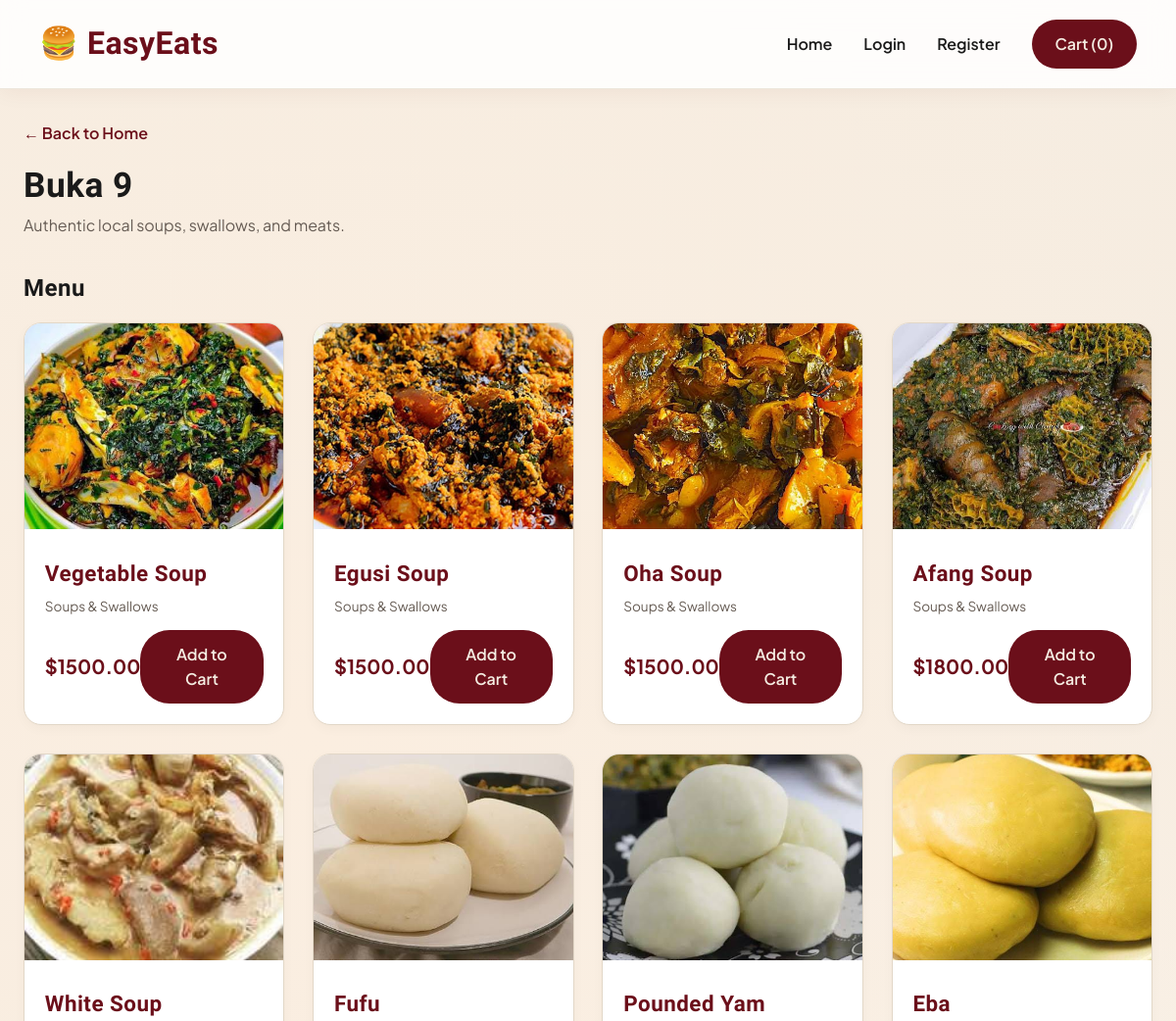
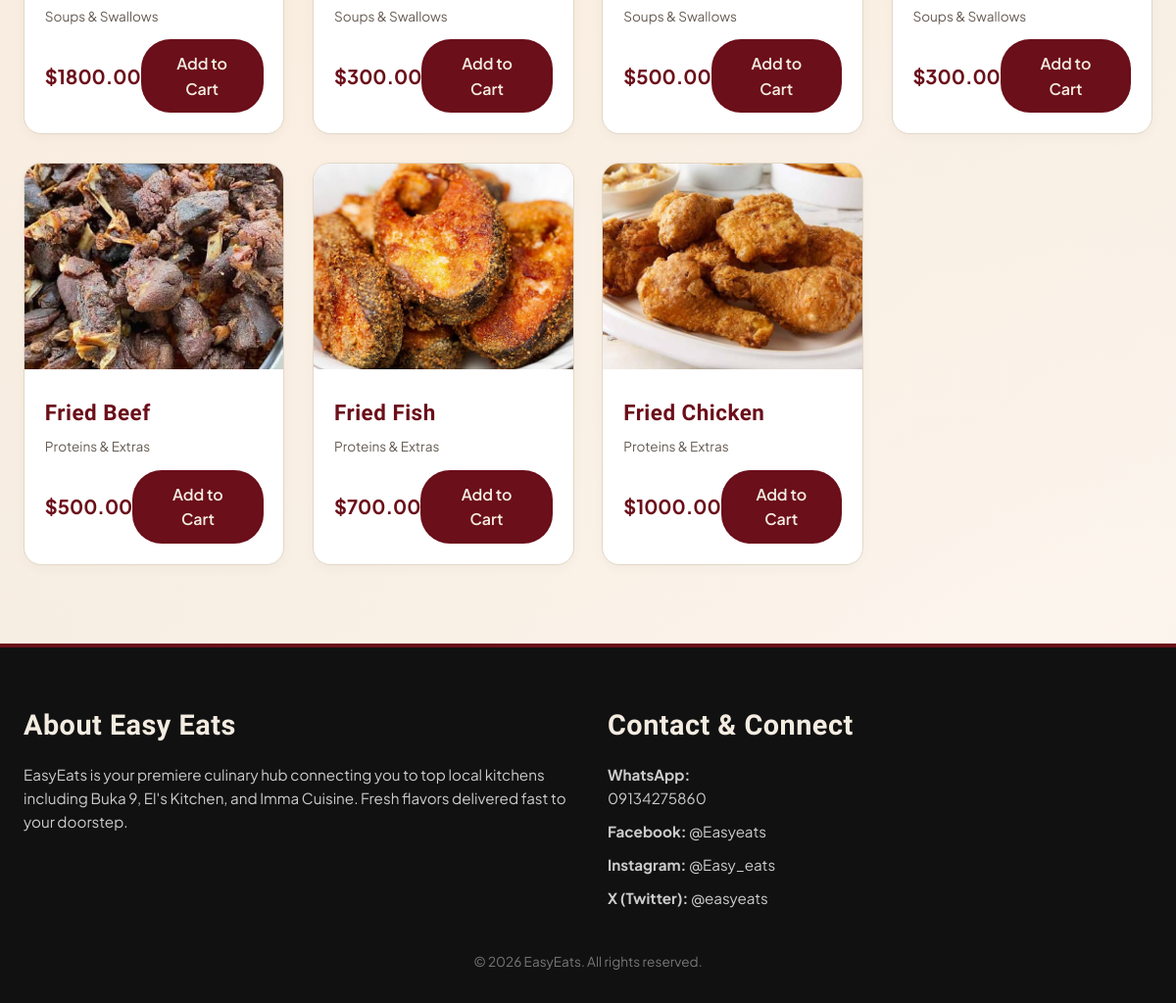
Screenshot of /restaurant/buka-9/ with the database file from the repository (2 pictures, top to bottom).
### food_orders/models.py (models this page shows, shortened)
class Restaurant(models.Model):
    name = models.CharField(max_length=100)
    slug = models.SlugField(unique=True)
    description = models.TextField(blank=True)
    location = models.CharField(max_length=50, choices=LOCATION_CHOICES, default='ihiagwa')

class Dish(models.Model):
    restaurant = models.ForeignKey(Restaurant, on_delete=models.CASCADE, related_name='dishes')
    category = models.ForeignKey(Category, on_delete=models.CASCADE, related_name='dishes')
    name = models.CharField(max_length=100)
    slug = models.SlugField(unique=True)
    description = models.TextField(blank=True)
    price = models.DecimalField(max_digits=10, decimal_places=2)
    image = models.ImageField(upload_to='dishes/', blank=True, null=True)
    is_available = models.BooleanField(default=True)

class Category(models.Model):
    name = models.CharField(max_length=100)
    slug = models.SlugField(unique=True)
    class Meta:
        verbose_name_plural = 'Categories'

### food_orders/views.py (the view)
# urls.py: path('restaurant/<slug:slug>/', views.restaurant_detail, name='restaurant_detail'),
def restaurant_detail(request, slug):
    restaurant = get_object_or_404(Restaurant, slug=slug)
    dishes = restaurant.dishes.filter(is_available=True)
    categories = Category.objects.filter(dishes__restaurant=restaurant).distinct()
    context = {
        'restaurant': restaurant,
        'dishes': dishes,
        'categories': categories,
    }
    return render(request, 'food_orders/restaurant_detail.html', context)

### food_orders/context_processors.py (called while the page is built)
def cart_counter(request):
    cart_id = request.session.get('cart_id')
    total_items = 0
    if cart_id:
        try:
            cart = Cart.objects.get(id=cart_id)
            total_items = sum(item.quantity for item in cart.items.all())
        except Cart.DoesNotExist:
            pass
    return {'cart_total_items': total_items}

### food_orders/templates/food_orders/restaurant_detail.html (shortened to what this page needs)
{% extends 'food_orders/base.html' %}
{% block content %}
<div style="margin-bottom: 2rem;">
    <a href="{% url 'home' %}" style="text-decoration: none; color: var(--primary); font-weight: 600;">← Back to Home</a>
    <h1 style="font-size: 2.2rem; margin-top: 0.8rem;">{{ restaurant.name }}</h1>
    <p style="color: var(--text-muted);">{{ restaurant.description }}</p>
</div>
<h2>Menu</h2>
<div class="grid" style="margin-top: 1rem;">
    {% for dish in dishes %}
        <div class="card">
            {% if dish.image %}
                <img src="{{ dish.image.url }}" alt="{{ dish.name }}" class="card-img">
            {% else %}
                <div class="card-img" style="display: flex; align-items: center; justify-content: center; color: #aaa;">No Image</div>
            {% endif %}
            <div class="card-body">
                <h3 class="card-title">{{ dish.name }}</h3>
                <p style="color: var(--text-muted); font-size: 0.85rem; margin-bottom: 0.8rem;">
                    {{ dish.category.name }}
                </p>
                <div style="display: flex; justify-content: space-between; align-items: center;">
                    <span class="card-price">${{ dish.price }}</span>
                    <a href="{% url 'add_to_cart' dish.id %}" class="btn">Add to Cart</a>
                </div>
            </div>
        </div>
    {% empty %}
        <p>This restaurant has no available dishes at the moment.</p>
    {% endfor %}
</div>
{% endblock %}

### food_orders/templates/food_orders/base.html (shortened to what this page needs)
{% load static %}
<!DOCTYPE html>
<html lang="en">
<head>
    <link rel="stylesheet" href="{% static 'food_orders/css/style.css' %}">
</head>
<body>
    <nav class="navbar">
        <a href="{% url 'home' %}" class="brand">🍔 EasyEats</a>
        <ul class="nav-links">
            <li><a href="{% url 'home' %}">Home</a></li>
            {% if user.is_authenticated %}
                <li><a href="{% url 'my_orders' %}">My Orders</a></li>
                <li><span>Hi, {{ user.username }}</span></li>
                <li><a href="{% url 'logout' %}">Logout</a></li>
            {% else %}
                <li><a href="{% url 'login' %}">Login</a></li>
                <li><a href="{% url 'register' %}">Register</a></li>
            {% endif %}
            <li><a href="{% url 'cart_detail' %}" class="btn">Cart ({{ cart_total_items }})</a></li>
        </ul>
    </nav>
    <main class="container">
        {% block content %}
        {% endblock %}
    </main>
    <footer class="footer" id="about-us">
        <div class="footer-content">
            <div class="footer-section">
                <h3>About Easy Eats</h3>
                <p>EasyEats is your premiere culinary hub connecting you to top local kitchens including Buka 9, El's Kitchen, and Imma Cuisine. Fresh flavors delivered fast to your doorstep.</p>
            </div>
            <div class="footer-section">
                <h3>Contact & Connect</h3>
                <p><strong>WhatsApp:</strong> <a href="https://wa.me/2349134275860" target="_blank">09134275860</a></p>
                <p><strong>Facebook:</strong> @Easyeats</p>
                <p><strong>Instagram:</strong> @Easy_eats</p>
                <p><strong>X (Twitter):</strong> @easyeats</p>
            </div>
        </div>
        <div style="text-align: center; margin-top: 2rem; font-size: 0.85rem; color: #777;">
            &copy; 2026 EasyEats. All rights reserved.
        </div>
    </footer>
</body>
</html>

### food_orders/static/food_orders/css/style.css (style rules this page uses)
:root { --primary: #6b0f1a; --primary-hover: #4a0a12; --accent-beige: #f4ece1; --accent-gold: #d4a359; --card-bg: #ffffff; --text-color: #1a1a1a; --text-muted: #665c54; --border-color: #e2d7c7; --heading-font: 'Italiana', serif; --body-font: 'Plus Jakarta Sans', sans-serif; }
* { box-sizing: border-box; margin: 0; padding: 0; }
a { text-decoration: none !important; color: inherit; transition: all 0.2s ease; }
body { font-family: var(--body-font); color: var(--text-color); min-height: 100vh; line-height: 1.6; position: relative; overflow-x: hidden; background: radial-gradient(circle at 15% 20%, #fbeee0 0%, transparent 40%), radial-gradient(circle at 85% 75%, #ebd8c3 0%, transparent 40%), radial-gradient(circle at 50% 50%, #fdf8f2 0%, transparent 60%), #f4ece1; background-size: 180% 180%; animation: ambientMesh 12s ease-in-out infinite alternate; }
h1, h2, h3, .brand { font-family: var(--heading-font); letter-spacing: 0.5px; }
.navbar { display: flex; justify-content: space-between; align-items: center; background: rgba(255, 255, 255, 0.85); backdrop-filter: blur(12px); -webkit-backdrop-filter: blur(12px); padding: 1.2rem 2.5rem; box-shadow: 0 4px 20px rgba(107, 15, 26, 0.05); position: sticky; top: 0; z-index: 1000; border-bottom: 1px solid rgba(226, 215, 199, 0.6); }
.brand { font-size: 2rem; font-weight: 700; color: var(--primary); display: flex; align-items: center; gap: 0.5rem; }
.nav-links { display: flex; gap: 2rem; list-style: none; align-items: center; }
.nav-links a { font-weight: 600; font-size: 1rem; color: var(--text-color); }
.container { max-width: 1200px; margin: 2rem auto; padding: 0 1.5rem; }
.grid { display: grid; grid-template-columns: repeat(auto-fill, minmax(260px, 1fr)); gap: 1.8rem; }
.card { background: var(--card-bg); border-radius: 18px; overflow: hidden; border: 1px solid var(--border-color); box-shadow: 0 4px 12px rgba(0,0,0,0.03); transition: all 0.3s ease; }
.card-img { width: 100%; height: 210px; object-fit: cover; background-color: var(--accent-beige); }
.card-body { padding: 1.3rem; }
.card-title { font-size: 1.4rem; font-weight: 600; margin-bottom: 0.3rem; color: var(--primary); }
.card-price { font-weight: 700; color: var(--primary); font-size: 1.25rem; }
.btn { display: inline-block; background-color: var(--primary); color: var(--accent-beige) !important; padding: 0.75rem 1.5rem; border-radius: 30px; font-weight: 600; border: none; cursor: pointer; text-align: center; transition: all 0.2s ease; }
.footer { background: #111111; color: var(--accent-beige); padding: 3.5rem 1.5rem 2rem 1.5rem; margin-top: 5rem; border-top: 4px solid var(--primary); }
.footer-content { max-width: 1200px; margin: 0 auto; display: grid; grid-template-columns: repeat(auto-fit, minmax(280px, 1fr)); gap: 2.5rem; }
.footer-section h3 { font-size: 1.8rem; margin-bottom: 1rem; color: var(--accent-beige); }
.footer-section p, .footer-section a { color: #cccccc; font-size: 0.95rem; margin-bottom: 0.6rem; display: block; }

### rows the page displays
Restaurant: name "Buka 9", description "Authentic local soups, swallows, and meats."
Dish: image (picture), name "Vegetable Soup", category.name "Soups & Swallows", price "1500.00"
Dish: image (picture), name "Egusi Soup", category.name "Soups & Swallows", price "1500.00"
Dish: image (picture), name "Oha Soup", category.name "Soups & Swallows", price "1500.00"
Dish: image (picture), name "Afang Soup", category.name "Soups & Swallows", price "1800.00"
Dish: image (picture), name "White Soup", category.name "Soups & Swallows", price "1800.00"
Dish: image (picture), name "Fufu", category.name "Soups & Swallows", price "300.00"
Dish: image (picture), name "Pounded Yam", category.name "Soups & Swallows", price "500.00"
Dish: image (picture), name "Eba", category.name "Soups & Swallows", price "300.00"
Dish: image (picture), name "Fried Beef", category.name "Proteins & Extras", price "500.00"
Dish: image (picture), name "Fried Fish", category.name "Proteins & Extras", price "700.00"
Dish: image (picture), name "Fried Chicken", category.name "Proteins & Extras", price "1000.00"

### other values shown
{{ cart_total_items }} "0"
